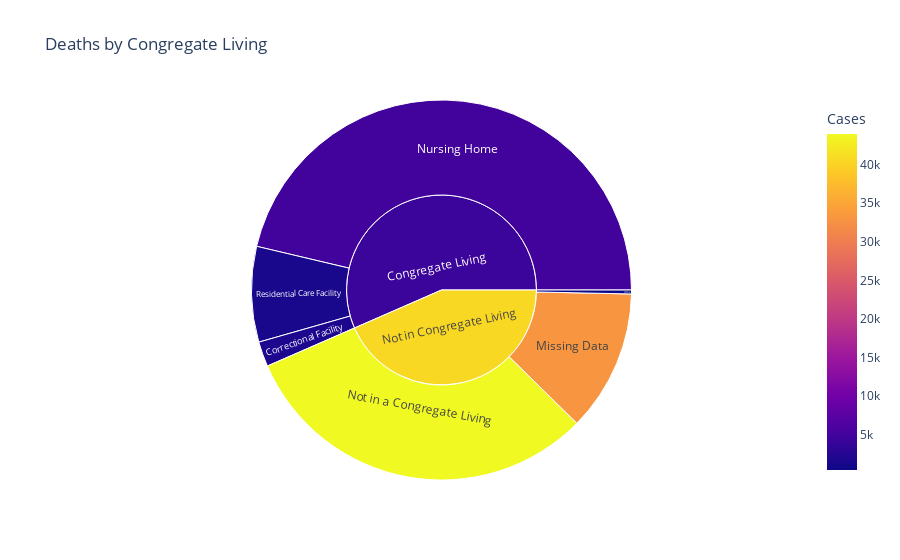

The cell this chart's notebook holds for it:
### Code cell
fig = px.sunburst(df.reset_index(), path=['Congregate_Living', 'Living_Situation'], values='Deaths',
                  color='Cases', hover_data=['Deaths'], title = 'Deaths by Congregate Living')
fig.show()

### Figure 1 — Plotly figure (JSON) as saved in the notebook; plotly's stock layout.template omitted (floating-point values rounded to 4 significant figures)
{"data": [{"branchvalues": "total", "customdata": [[32, 1816], [181, 33049], [467, 43953], [696, 4935], [5, 448], [122, 1500], [850, 4325.0], [653, 40600.0]], "domain": {"x": [0, 1], "y": [0, 1]}, "hovertemplate": "labels=%{label}<br>Deaths=%{customdata[0]}<br>parent=%{parent}<br>id=%{id}<br>Cases=%{color}<extra></extra>", "ids": ["Congregate Living/Correctional Facility", "Not in Congregate Living/Missing Data", "Not in Congregate Living/Not in a Congregate Living", "Congregate Living/Nursing Home", "Not in Congregate Living/Other", "Congregate Living/Residential Care Facility", "Congregate Living", "Not in Congregate Living"], "labels": ["Correctional Facility", "Missing Data", "Not in a Congregate Living", "Nursing Home", "Other", "Residential Care Facility", "Congregate Living", "Not in Congregate Living"], "marker": {"coloraxis": "coloraxis", "colors": [1816, 33049, 43953, 4935, 448, 1500, 4325.0, 40600.0]}, "name": "", "parents": ["Congregate Living", "Not in Congregate Living", "Not in Congregate Living", "Congregate Living", "Not in Congregate Living", "Congregate Living", "", ""], "type": "sunburst", "values": [32, 181, 467, 696, 5, 122, 850, 653]}], "layout": {"autosize": true, "coloraxis": {"colorbar": {"title": {"text": "Cases"}}, "colorscale": [[0, "#0d0887"], [0.1111, "#46039f"], [0.2222, "#7201a8"], [0.3333, "#9c179e"], [0.4444, "#bd3786"], [0.5556, "#d8576b"], [0.6667, "#ed7953"], [0.7778, "#fb9f3a"], [0.8889, "#fdca26"], [1, "#f0f921"]]}, "legend": {"tracegroupgap": 0}, "title": {"text": "Deaths by Congregate Living"}}}
